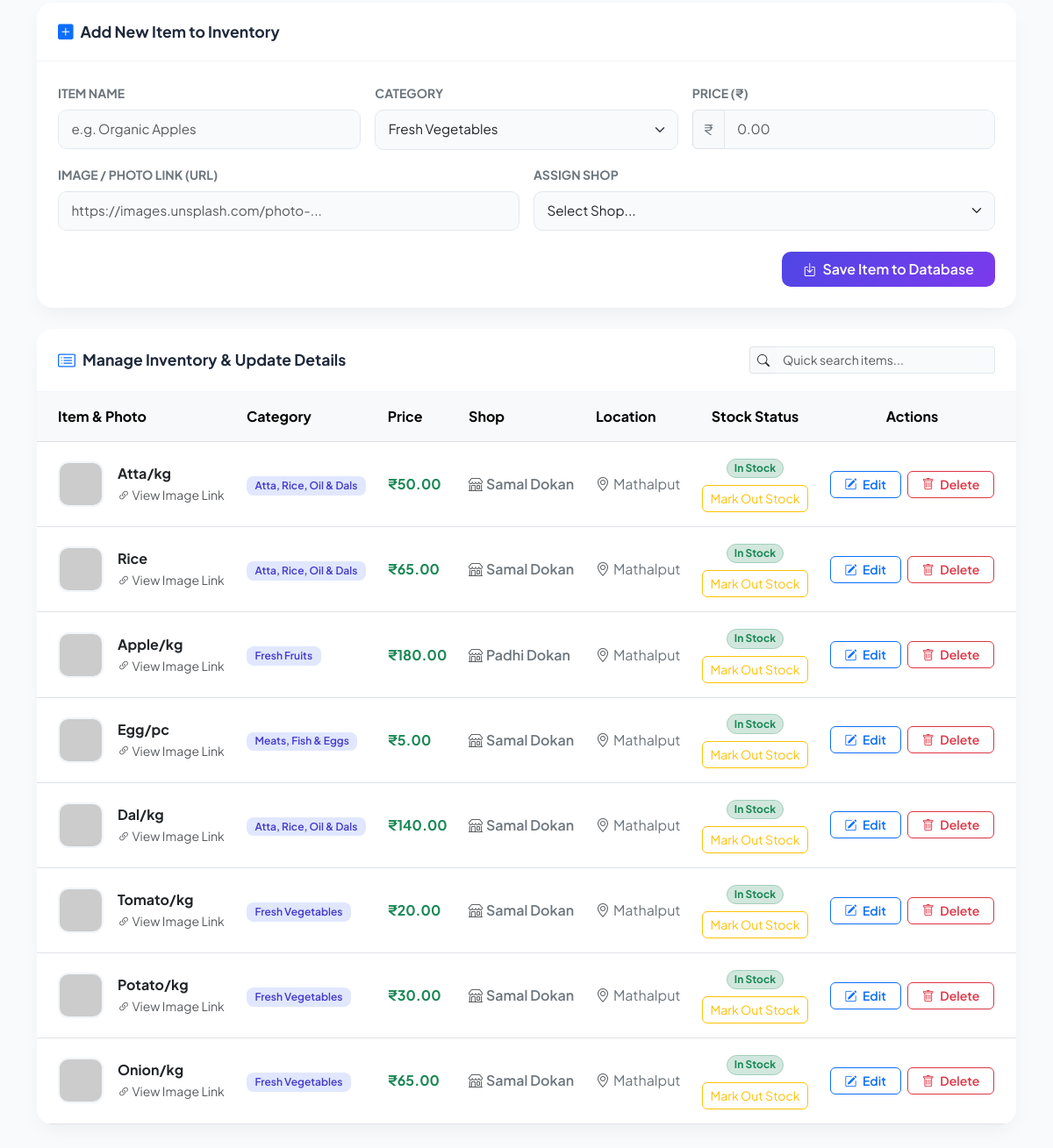
Before: /admin (signed in, lower part) with the older database file.
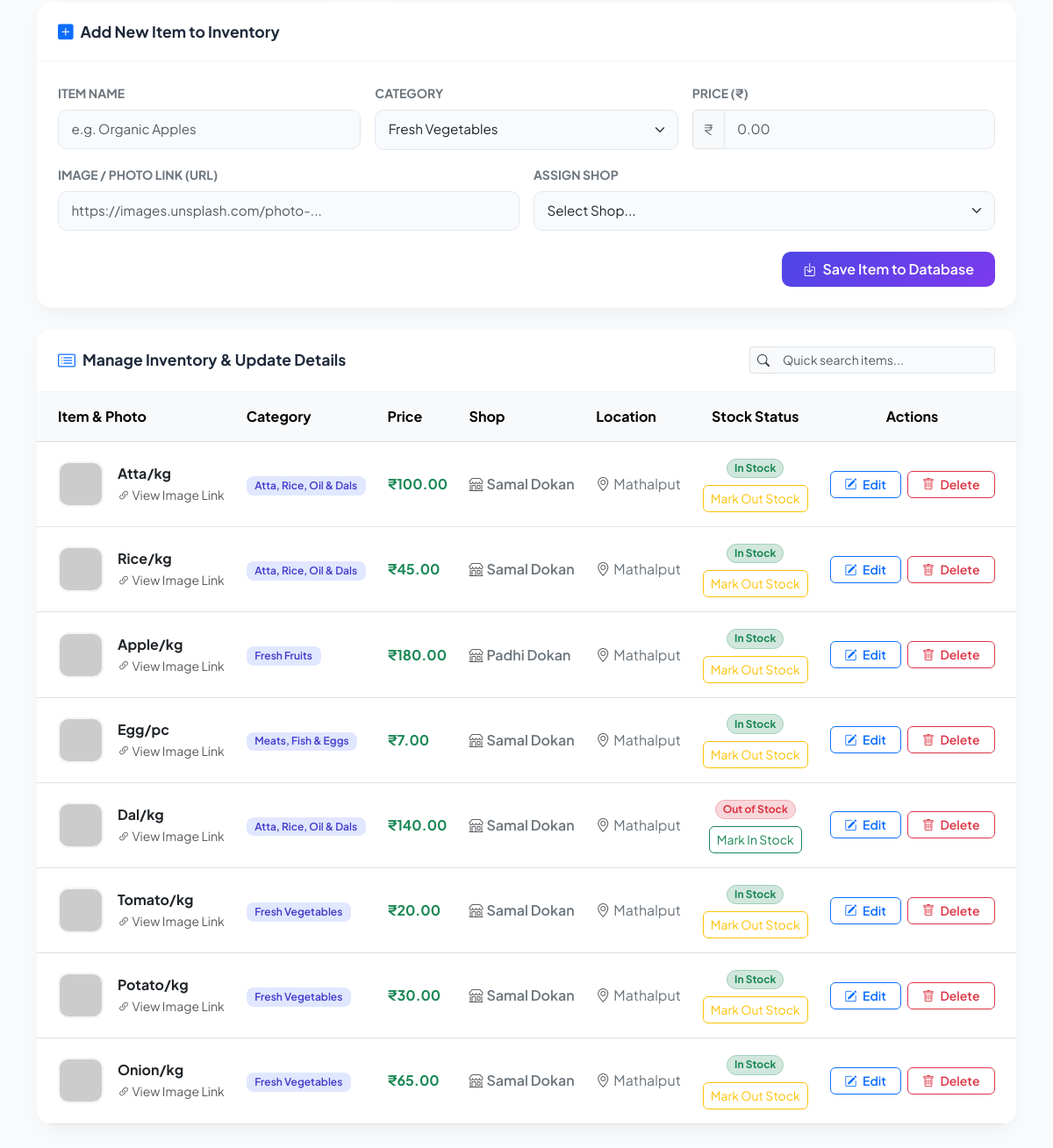
After: the same page with the newer database file.
### tables this page shows
CREATE TABLE items (
                    id INTEGER PRIMARY KEY AUTOINCREMENT,
                    name TEXT NOT NULL,
                    category TEXT NOT NULL,
                    price REAL NOT NULL,
                    photo TEXT,
                    shop_id INTEGER, is_out_of_stock INTEGER DEFAULT 0,
                    FOREIGN KEY(shop_id) REFERENCES shops(id));

CREATE TABLE shops (
                    id INTEGER PRIMARY KEY AUTOINCREMENT,
                    name TEXT NOT NULL,
                    location_id INTEGER,
                    FOREIGN KEY(location_id) REFERENCES locations(id));

CREATE TABLE locations (
                    id INTEGER PRIMARY KEY AUTOINCREMENT,
                    name TEXT NOT NULL);

### app.py (the view, shortened to what this page needs)
@app.route("/admin", methods=["GET", "POST"])
@admin_required
def admin():
    conn = get_db_connection()
    c = conn.cursor()
    c.execute("SELECT * FROM locations")
    locations = c.fetchall()
    c.execute("SELECT * FROM shops")
    shops = c.fetchall()
    c.execute("""
        SELECT
            items.id,
            items.name,
            items.category,
            items.price,
            items.photo,
            shops.name,
            locations.name,
            items.is_out_of_stock
        FROM items
        LEFT JOIN shops ON items.shop_id = shops.id
        LEFT JOIN locations ON shops.location_id = locations.id
    """)
    items = c.fetchall()
    conn.close()
    return render_template(
        "admin.html",
        locations=locations,
        shops=shops,
        items=items
    )

### app.py (called while the page is built)
def get_db_connection():
    conn = sqlite3.connect(DB_NAME)
    return conn

def admin_required(func):
    @wraps(func)
    def wrapper(*args, **kwargs):
        if not session.get("admin_logged_in"):
            return redirect(url_for("login"))
        return func(*args, **kwargs)
    return wrapper

### templates/admin.html (shortened to what the changed rows need)
<!DOCTYPE html>
<html lang="en">
<head>
    <link rel="stylesheet" href="https://cdn.jsdelivr.net/npm/bootstrap@5.3.0/dist/css/bootstrap.min.css">
    <link rel="stylesheet" href="https://cdn.jsdelivr.net/npm/bootstrap-icons@1.11.1/font/bootstrap-icons.css">
</head>
<body>
    <main class="container content-wrapper mb-5">
        <div class="custom-card">
            <div class="card-body p-0">
                <div class="table-responsive">
                    <table class="table table-hover align-middle mb-0" id="itemsTable">
                        <thead class="table-light text-secondary">
                            <tr>
                                <th class="ps-4">Item & Photo</th>
                                <th>Category</th>
                                <th>Price</th>
                                <th>Shop</th>
                                <th>Location</th>
                                <th class="text-center">Stock Status</th>
                                <th class="text-center pe-4">Actions</th>
                            </tr>
                        </thead>
                        <tbody>
                            {% for item in items %}
                            <tr>
                                <td class="ps-4">
                                    <div class="d-flex align-items-center gap-3">
                                        {% if item[4] %}
                                            <img src="{{ item[4] }}" alt="{{ item[1] }}" class="item-img" onerror="this.onerror=null; this.src='https://via.placeholder.com/52?text=No+Img';">
                                        {% else %}
                                            <div class="item-img bg-light text-secondary d-flex align-items-center justify-content-center">
                                                <i class="bi bi-image fs-4"></i>
                                            </div>
                                        {% endif %}
                                        <div>
                                            <div class="fw-bold text-dark">{{ item[1] }}</div>
                                            {% if item[4] %}
                                                <a href="{{ item[4] }}" target="_blank" class="small text-muted text-decoration-none">
                                                    <i class="bi bi-link-45deg"></i> View Image Link
                                                </a>
                                            {% endif %}
                                        </div>
                                    </div>
                                </td>
                                <td><span class="badge badge-category">{{ item[2] }}</span></td>
                                <td>
                                    <span class="fw-bold text-success fs-6">
                                        ₹{{ "%.2f"|format(item[3]|float) if item[3] is number or item[3]|float else item[3] }}
                                    </span>
                                </td>
                                <td>
                                    <span class="text-secondary fw-semibold">
                                        <i class="bi bi-shop me-1 text-muted"></i>{{ item[5] }}
                                    </span>
                                </td>
                                <td>
                                    <span class="text-secondary">
                                        <i class="bi bi-geo-alt me-1 text-muted"></i>{{ item[6] }}
                                    </span>
                                </td>
                                <td class="text-center">
                                    {% if item[7] %}
                                        <span class="badge rounded-pill bg-danger-subtle text-danger border border-danger-subtle">Out of Stock</span>
                                    {% else %}
                                        <span class="badge rounded-pill bg-success-subtle text-success border border-success-subtle">In Stock</span>
                                    {% endif %}
                                    <form method="POST" action="{{ url_for('toggle_stock', item_id=item[0]) }}" class="mt-2">
                                        <button type="submit" class="btn btn-sm {% if item[7] %}btn-outline-success{% else %}btn-outline-warning{% endif %} rounded-2">
                                            {% if item[7] %}Mark In Stock{% else %}Mark Out Stock{% endif %}
                                        </button>
                                    </form>
                                </td>
                                <td class="text-center pe-4">
                                    <div class="btn-group gap-2">
                                        <a href="{{ url_for('edit_item', item_id=item[0]) }}"
                                           class="btn btn-sm btn-outline-primary rounded-2 px-3 fw-semibold">
                                            <i class="bi bi-pencil-square me-1"></i> Edit
                                        </a>
                                        <a href="{{ url_for('delete_item', item_id=item[0]) }}"
                                           class="btn btn-sm btn-outline-danger rounded-2 px-3 fw-semibold"
                                           onclick="return confirm('Are you sure you want to delete {{ item[1] }}?');">
                                            <i class="bi bi-trash me-1"></i> Delete
                                        </a>
                                    </div>
                                </td>
                            </tr>
                            {% endfor %}
                        </tbody>
                    </table>
                </div>
            </div>
        </div>
    </main>
</body>
</html>

Changed rows visible on the page:
changed items "Atta/kg": price "50.00" → "100.00"
changed items: name "Rice" → "Rice/kg"; price "65.00" → "45.00"
changed items "Egg/pc": price "5.00" → "7.00"
changed items "Dal/kg": is_out_of_stock "In Stock Mark Out Stock" → "Out of Stock Mark In Stock"
